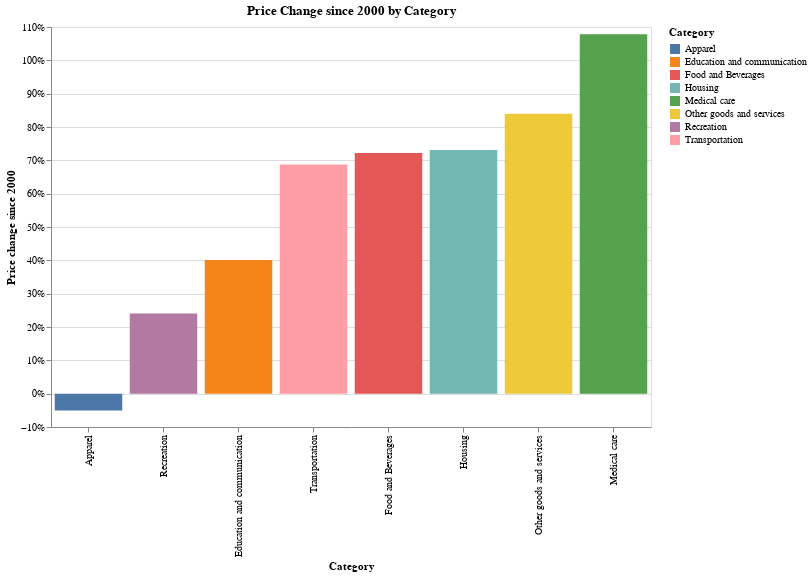

The notebook cell saved with this chart:
### Code cell
# Bar Chart
alt.Chart(df[['date','change','Category']][df['date'] == end_date],title='Price Change since ' + str(start_year) + ' by Category').mark_bar().encode(
    x = alt.X('Category', sort='y'),
    y = alt.Y('change', title='Price change since ' + str(start_year), axis=alt.Axis(format='%')),
    color = 'Category'
).properties(height=400, width=600).interactive()

### Figure 1 — Vega-Lite specification as saved in the notebook (floating-point values rounded to 4 significant figures)
{"config": {"view": {"continuousWidth": 400, "continuousHeight": 300}}, "data": {"name": "data-2085146d5f515831025e6745bbfaa33d"}, "mark": "bar", "encoding": {"color": {"field": "Category", "type": "nominal"}, "x": {"field": "Category", "sort": "y", "type": "nominal"}, "y": {"axis": {"format": "%"}, "field": "change", "title": "Price change since 2000", "type": "quantitative"}}, "height": 400, "selection": {"selector070": {"type": "interval", "bind": "scales", "encodings": ["x", "y"]}}, "title": "Price Change since 2000 by Category", "width": 600, "$schema": "https://vega.github.io/schema/vega-lite/v4.17.0.json", "datasets": {"data-2085146d5f515831025e6745bbfaa33d": [{"date": "2021-12-01T00:00:00", "change": 0.722, "Category": "Food and Beverages"}, {"date": "2021-12-01T00:00:00", "change": 0.7313, "Category": "Housing"}, {"date": "2021-12-01T00:00:00", "change": -0.05037, "Category": "Apparel"}, {"date": "2021-12-01T00:00:00", "change": 0.6877, "Category": "Transportation"}, {"date": "2021-12-01T00:00:00", "change": 1.079, "Category": "Medical care"}, {"date": "2021-12-01T00:00:00", "change": 0.2406, "Category": "Recreation"}, {"date": "2021-12-01T00:00:00", "change": 0.4011, "Category": "Education and communication"}, {"date": "2021-12-01T00:00:00", "change": 0.8396, "Category": "Other goods and services"}]}}
